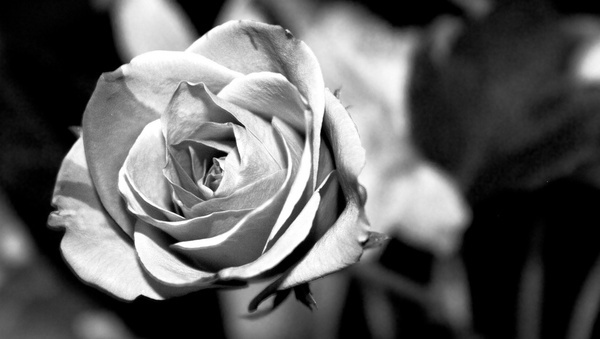
#> input picture SampleImages/rose_gray.jpg, 600 x 339 px
$ python add_pixel_value.py
#> lines starting #> are read from the running program, lines starting #| are printed output that depends on the picture
# Import an image and display it after adding a value to all its pixels

from PIL import Image

#function to add pixel value
def addPixel(pixel,value):
    return (pixel+value)%255

def main():
    #open the image
    img = Image.open("SampleImages/rose_gray.jpg")
#> img is the input picture: PIL image 600x339 L; min 0, max 255, mean 93.6

    #calculate width and height of the image
    width, height = img.size
#> width = 600; height = 339

    #load pixel data
    pixels = img.load()

    #value to be added to each pixel
    value = 155

    #going to each pixel of the image and adding a value to it
    if(img.mode == "RBG"):                  #RGB has 3 channels
        for w in range(width):
            for h in range(height):
                #retrieve the pixel values
                r,g,b = img.getpixel((w,h))
                #add value to each pixel
                pixels[w,h] = (addPixel(r,value) , addPixel(g,value) , addPixel(b,value))

    else:
        for w in range(width):
            for h in range(height):
                #retrieve the pixel value
                p = img.getpixel((w,h))
                #add value to the pixel
                pixels[w,h] = (addPixel(p,value))

    #save altered image
    img.save("SampleImages/add_pixel.jpg")
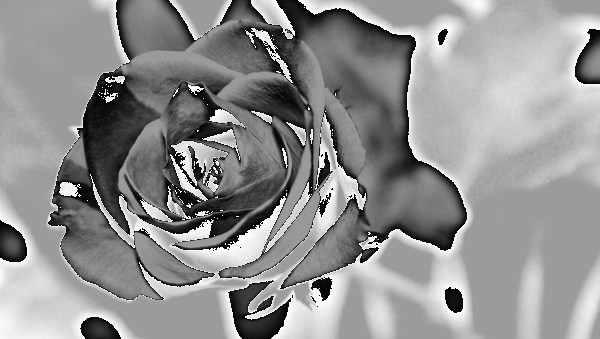
#> saved as add_pixel.jpg: PIL image 600x339 L; min 0, max 254, mean 144.5


#display the image
def displayImage():
    img = Image.open("SampleImages/add_pixel.jpg")
    img.show()

if __name__ == '__main__':
    main()
    displayImage()
